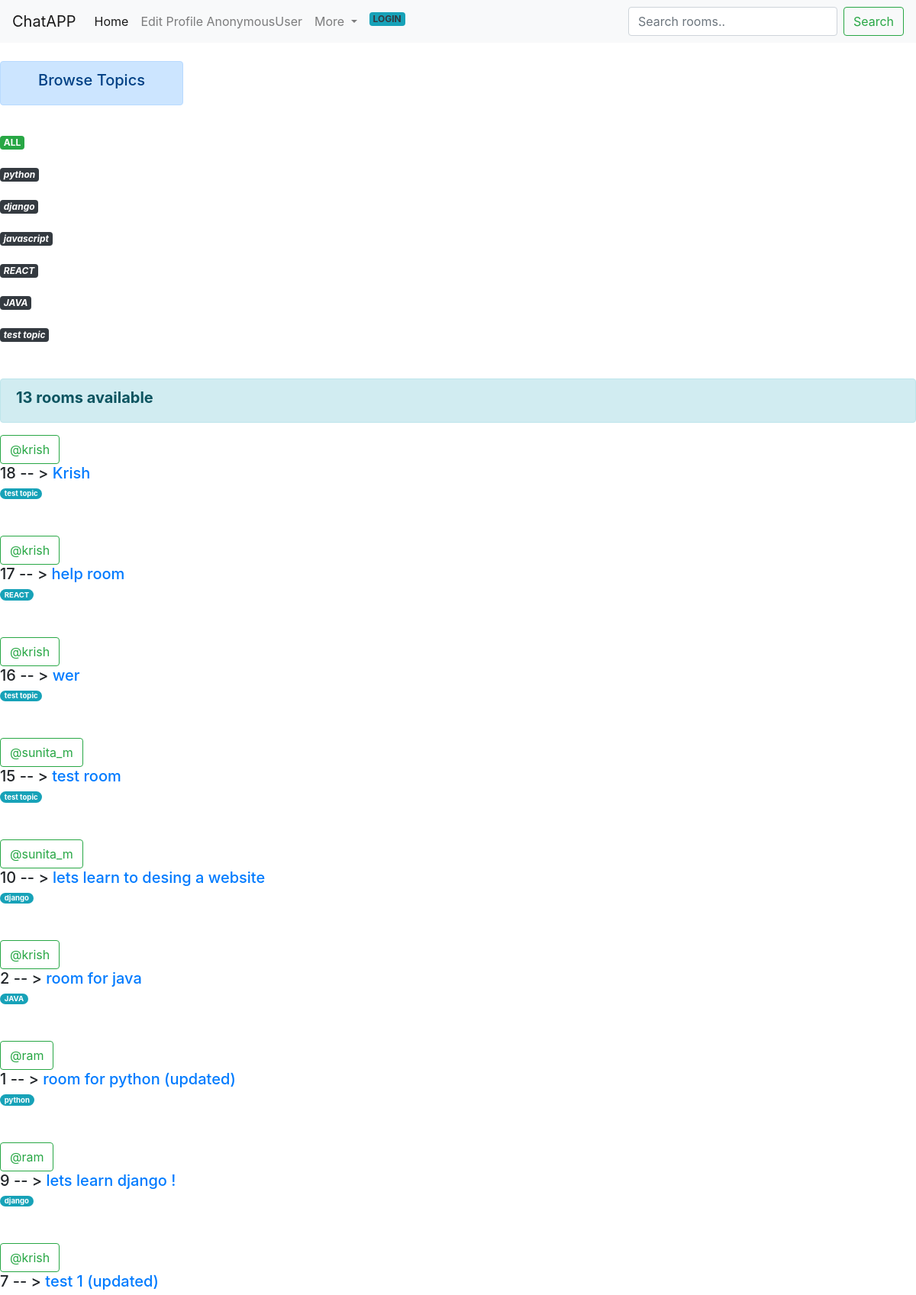
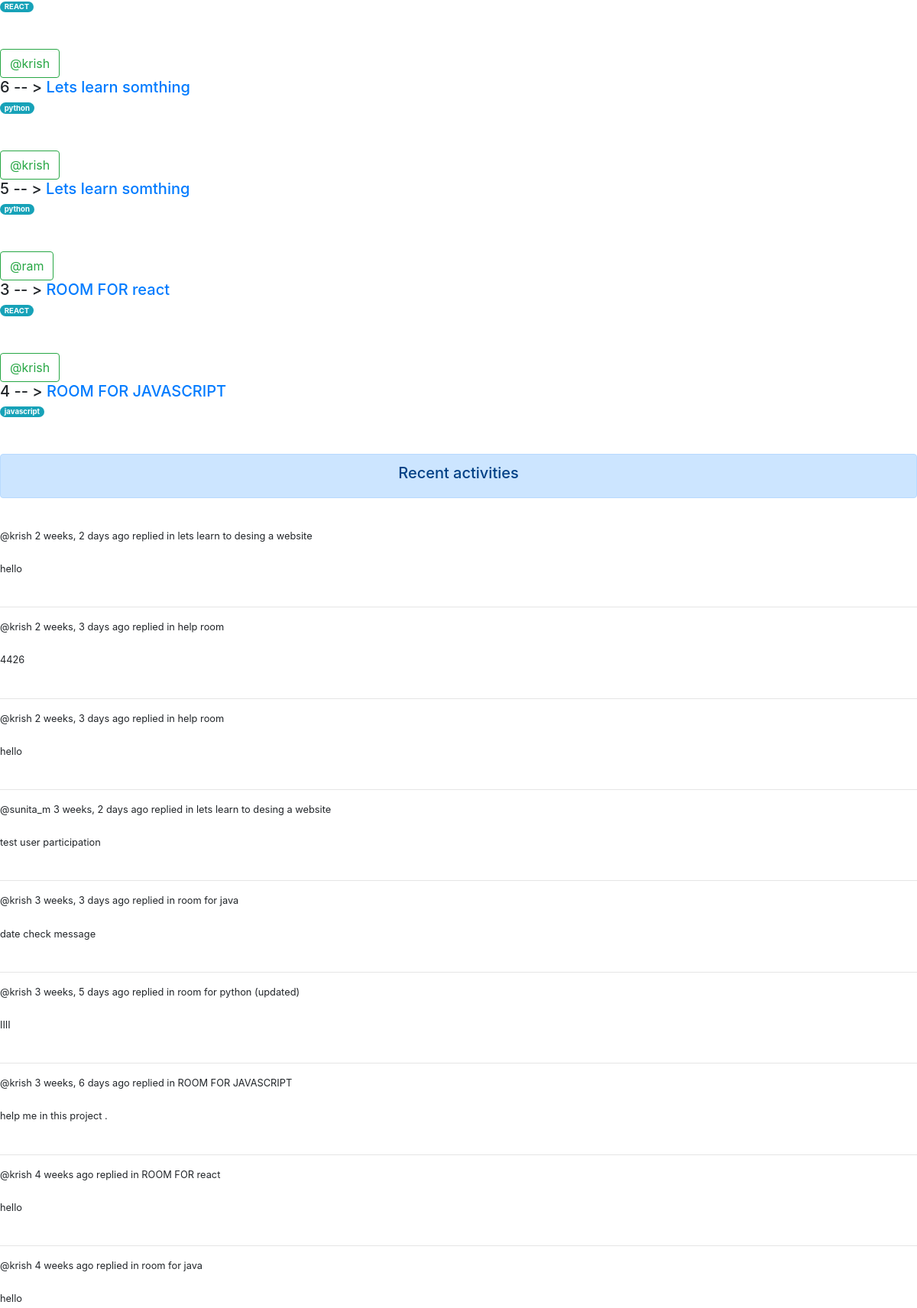
The page / (upper part) on the database its author committed (2 pictures, top to bottom).
### base/models.py (models this page shows, shortened)
class Topic (models.Model):
    name = models.CharField(max_length=100)

class Room(models.Model):
    topic = models.ForeignKey(Topic , on_delete=models.SET_NULL , null=True) #topic can have many rooms but 1 room can only contain 1 topic
    name = models.CharField(max_length=250)
    description = models.TextField(null=True , blank=True)
    updated =models.DateTimeField(auto_now=True)
    created = models.DateTimeField(auto_now_add=True)
    host = models.ForeignKey(User,on_delete=models.SET_NULL , null=True )
    participants = models.ManyToManyField(User,related_name='participants' , blank=True)
    def __str__(self):
       return self.name
    class Meta:
        ordering = ['-updated' , '-created']

class Message(models.Model):
    user =models.ForeignKey(User , on_delete=models.CASCADE) #user can create many ,essage but message is created by 1 user
    room = models.ForeignKey(Room , on_delete=models.CASCADE) #room can have many message but message can be inside 1 room
    body =models.TextField(null = True)
    updated =models.DateTimeField(auto_now=True)
    created = models.DateTimeField(auto_now_add=True)
    class Meta:
        ordering = ['-updated' , '-created']

### base/views.py (the view)
# urls.py: path('', views.Home, name='home'),
def Home(request):
    q = request.GET.get('q') if request.GET.get('q') != None   else ''
    rooms=Room.objects.filter(
        Q(topic__name__icontains=q) |
        Q(name__icontains=q) |
        Q(host__username__icontains=q)
        )
    room_count = rooms.count()
    topics =Topic.objects.all()
    messages = Message.objects.filter(Q(room__name__icontains = q)) # for getting all message
    context={'rooms':rooms , 'topics':topics , 'room_count':room_count , 'messages':messages}
    return render(request,'base/home.html',context)

### base/templates/base/home.html (shortened to what this page needs)
{% include 'base/nav.html' %}
{% block content %}
<br>
<div class="homecontainer ">
    <div >
       {% include 'base/topic_component.html' %}
    </div>
    <div>
        <div class="alert alert-info" role="alert">
            <h5> <b>    {{room_count}} rooms available</b> </h5>
            </div>
            {% include 'base/feed.html' %}
    </div>
    <div >
       {% include 'base/activity_component.html' %}
    </div>
{% endblock %}

### base/templates/base/topic_component.html (shortened to what this page needs)
<div class=" text-center    alert alert-primary" role="alert"">
    <h5>  Browse Topics </h5>
</div>
<br>
<a href="{% url 'home' %}" class="badge badge-success"> ALL </a>
<br>
<br>
    {% for topic in topics %}
    <a href="{% url 'home' %}?q={{topic.name}}" class="badge badge-dark"><i>{{topic.name}}</i>  </a>
    <br>
    <br>
    {% endfor %}
<br>
</div>

### base/templates/base/feed.html (shortened to what this page needs)
{% for room in rooms %}
   <span><a  href="{% url 'profile'  room.host.id  %}"><button type="button" class="btn btn-outline-success"> @{{room.host.username}} </button></a>   </span>
<h5>  {{room.id}} -- > <a href="{% url 'room' room.id %}" > {{room.name}} </a> </h5>
<small><span class="badge badge-pill badge-info">{{room.topic.name}} </span></small>
<br>
<br>
<br>
{% endfor %}

### base/templates/base/activity_component.html (shortened to what this page needs)
 <div class="text-center alert alert-primary" role="alert"><h5> Recent activities </h5></div>
 <br>
 {% for message in messages %}
 <div>
     <small> @{{message.user}} {{message.created |timesince}} ago </small>
     <small> replied in {{message.room}}</small>
     <br>
     <br>
     <small> {{message.body}}  </small>
     <br>
     <br>
     <hr>
 </div>
 {% endfor %}

### base/templates/base/home.html (style rules this page uses)
.homecontainer { display:grid; grid-template-columns: 1fr 3fr 1fr ; }

### rows shown on the page
Topic: name "python"
Topic: name "django"
Topic: name "javascript"
Topic: name "REACT"
Topic: name "JAVA"
Topic: name "test topic"
Room: host.username "krish", id "18", name "Krish", topic.name "test topic"
Room: host.username "krish", id "17", name "help room", topic.name "REACT"
Room: host.username "krish", id "16", name "wer", topic.name "test topic"
Room: host.username "sunita_m", id "15", name "test room", topic.name "test topic"
Room: host.username "sunita_m", id "10", name "lets learn to desing a website", topic.name "django"
Room: host.username "krish", id "2", name "room for java", topic.name "JAVA"
Room: host.username "ram", id "1", name "room for python (updated)", topic.name "python"
Room: host.username "ram", id "9", name "lets learn django !", topic.name "django"
Room: host.username "krish", id "7", name "test 1 (updated)", topic.name "REACT"
Room: host.username "krish", id "6", name "Lets learn somthing", topic.name "python"
Room: host.username "krish", id "5", name "Lets learn somthing", topic.name "python"
Room: host.username "ram", id "3", name "ROOM FOR react", topic.name "REACT"
Room: host.username "krish", id "4", name "ROOM FOR JAVASCRIPT", topic.name "javascript"
Message: user "krish", created "2 weeks, 2 days", room "lets learn to desing a website", body "hello"
Message: user "krish", created "2 weeks, 3 days", room "help room", body "4426"
Message: user "krish", created "2 weeks, 3 days", room "help room", body "hello"
Message: user "sunita_m", created "3 weeks, 2 days", room "lets learn to desing a website", body "test user participation"
Message: user "krish", created "3 weeks, 3 days", room "room for java", body "date check message"
Message: user "krish", created "3 weeks, 5 days", room "room for python (updated)", body "IIII"
Message: user "krish", created "3 weeks, 6 days", room "ROOM FOR JAVASCRIPT", body "help me in this project ."
Message: user "krish", created "4 weeks", room "ROOM FOR react", body "hello"
Message: user "krish", created "4 weeks", room "room for java", body "hello"

### other values the page prints
{{ request.user }} "AnonymousUser"
{{ room_count }} "13"
